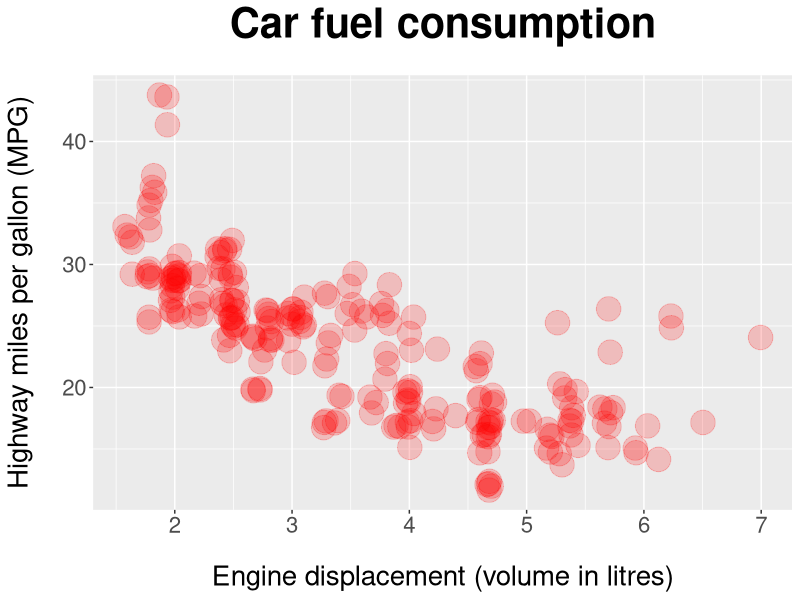
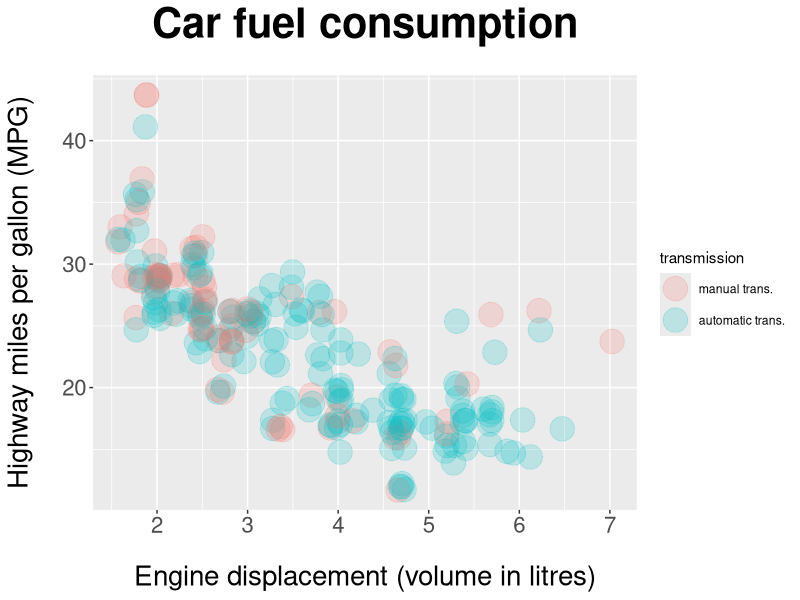
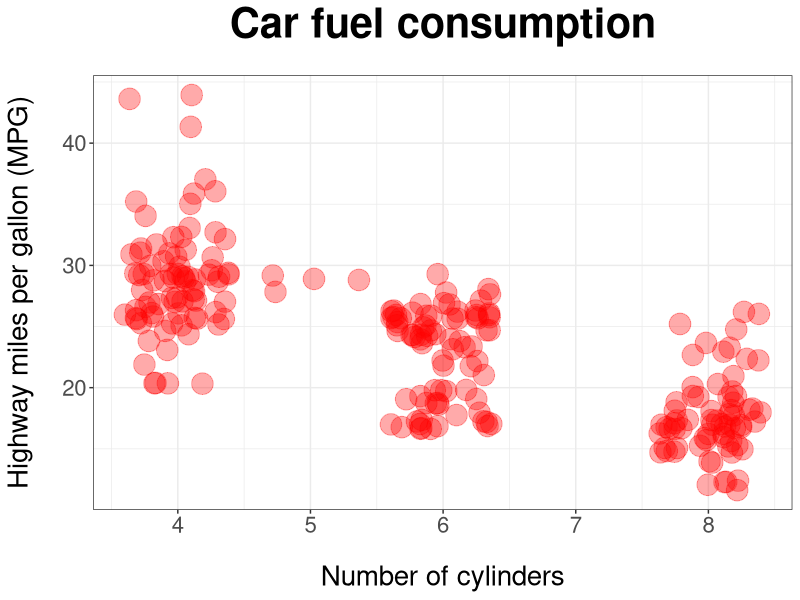
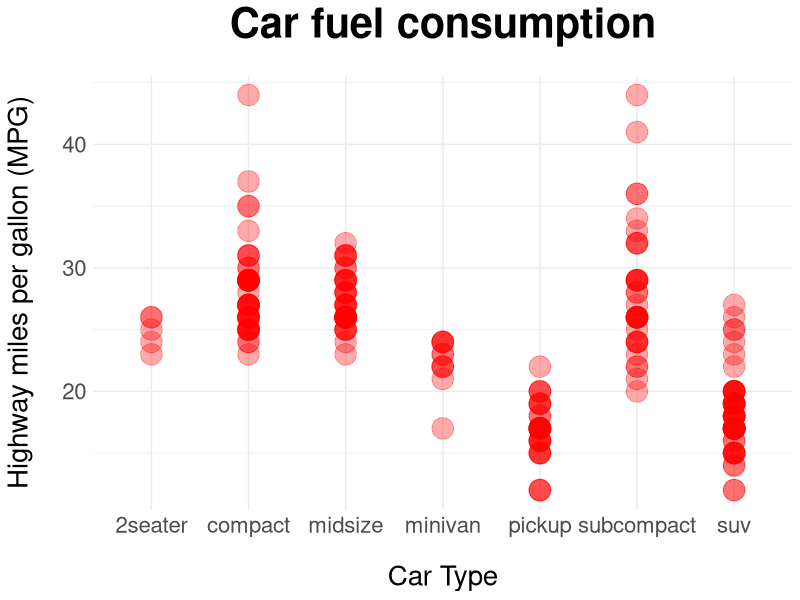
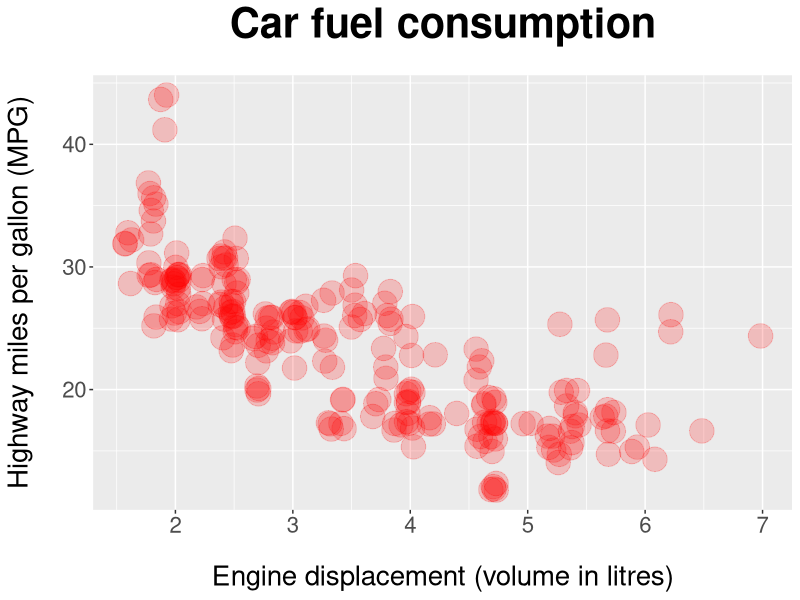
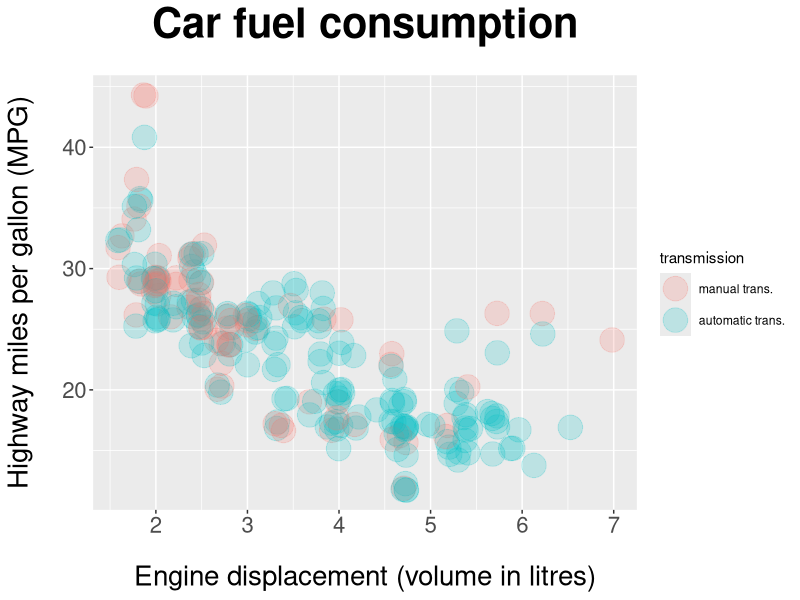
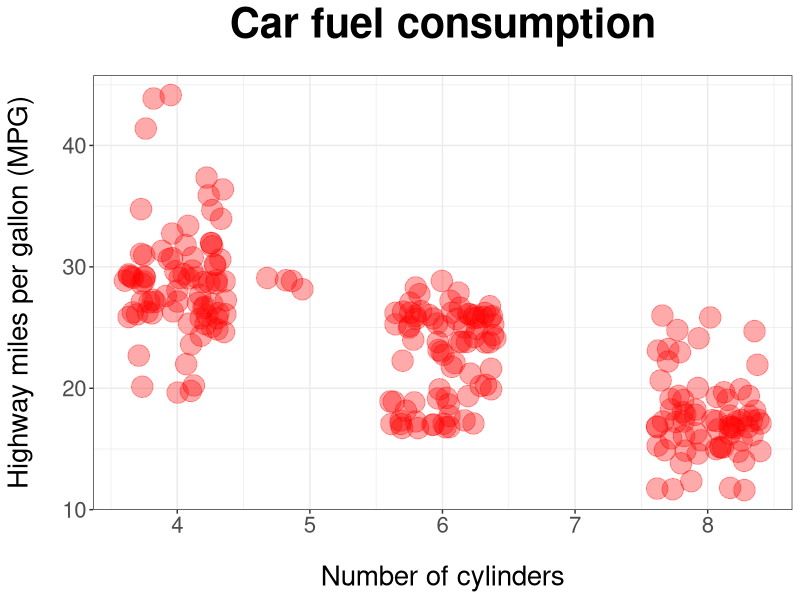
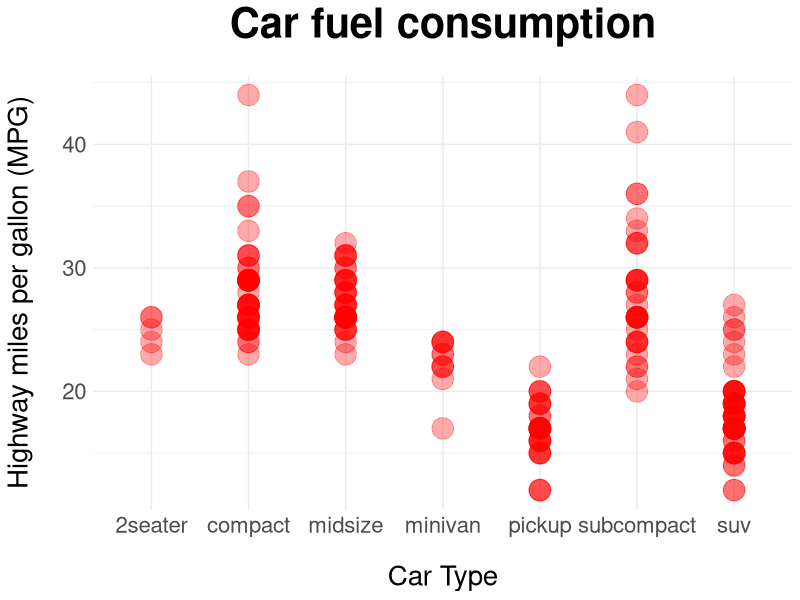

R code for these plots, in order:
## ---- chunk 1
knitr::opts_chunk$set(echo = TRUE, warning = FALSE, message = FALSE)

# Change working dir in RMarkdown cell
knitr::opts_knit$set(root.dir = 
'C:/Users/AC069015/kumc_applied_stats/data_824_data_viz_and_acquisition/1_intro_to_ggplot2'
)

library(dplyr)
library(ggplot2)

# assign cars fuel economy data to data frame
df <- ggplot2::mpg
## ---- chunk 2
fig <- ggplot(data = df, mapping = aes(x = displ, y = hwy)) +
  geom_point(size = 8, alpha = 1/5, position = "jitter", color = "red") +
  xlab("Engine displacement (volume in litres)") +
  ylab("Highway miles per gallon (MPG)") +
  ggtitle("Car fuel consumption") +
  theme(axis.text = element_text(size = 16),
        axis.title = element_text(size = 20),
        axis.title.y = element_text(margin = margin(t = 0, r = 20, b = 0, l = 0)),
        axis.title.x = element_text(margin = margin(t = 20, r = 0, b = 0, l = 0)),
        plot.title = element_text(size = 30, face = "bold", hjust = 0.5,
                                  margin = margin(t = 0, r = 0, b = 20, l = 0)),
        )

print(fig) # print plot
## ---- chunk 3
ggsave(
    filename = "images/01_assignment_fig1.png",
    units = "cm",
    width = 29.7,
    height = 21,
    dpi = 600
    )
## ---- chunk 4
# create new variable transmission from variable trans
df <- df %>%
    mutate(transmission = substr(trans, 1, 1)) %>%
    mutate(transmission = case_when(
        transmission == "a" ~ "automatic trans.",
        transmission == "m" ~ "manual trans.")
        ) %>%
    mutate(transmission = factor(transmission, levels = c("manual trans.", "automatic trans.")))
## ---- chunk 5
fig <- ggplot(data = df, mapping = aes(x = displ, y = hwy, color = transmission)) +
  geom_point(size = 8, alpha = 1/5, position = "jitter") +
  xlab("Engine displacement (volume in litres)") +
  ylab("Highway miles per gallon (MPG)") +
  ggtitle("Car fuel consumption") +
  theme(axis.text = element_text(size = 16),
        axis.title = element_text(size = 20),
        axis.title.y = element_text(margin = margin(t = 0, r = 20, b = 0, l = 0)),
        axis.title.x = element_text(margin = margin(t = 20, r = 0, b = 0, l = 0)),
        plot.title = element_text(size = 30, face = "bold", hjust = 0.5,
                                  margin = margin(t = 0, r = 0, b = 20, l = 0)),
        )

print(fig) # print plot
## ---- chunk 6
ggsave(
    filename = "images/01_assignment_fig2.png",
    units = "cm",
    width = 29.7,
    height = 21,
    dpi = 600
    )
## ---- chunk 7
fig <- ggplot(data = df, mapping = aes(x = cyl, y = hwy)) +
  geom_point(size = 7, alpha = 1/3, position = "jitter", color = "red") +
  xlab("Number of cylinders") +
  ylab("Highway miles per gallon (MPG)") +
  ggtitle("Car fuel consumption") +
  theme_bw() +
  theme(axis.text = element_text(size = 16),
        axis.title = element_text(size = 20),
        axis.title.y = element_text(margin = margin(t = 0, r = 20, b = 0, l = 0)),
        axis.title.x = element_text(margin = margin(t = 20, r = 0, b = 0, l = 0)),
        plot.title = element_text(size = 30, face = "bold", hjust = 0.5,
                                  margin = margin(t = 0, r = 0, b = 20, l = 0)),
        )

print(fig) # print plot
## ---- chunk 8
ggsave(
    filename = "images/01_assignment_fig3.png",
    units = "cm",
    width = 29.7,
    height = 21,
    dpi = 600
    )
## ---- chunk 9
fig <- ggplot(data = df, mapping = aes(x = class, y = hwy)) +
  geom_point(size = 7, alpha = 1/3, position = "nudge", color = "red") +
  xlab("Car Type") +
  ylab("Highway miles per gallon (MPG)") +
  ggtitle("Car fuel consumption") +
  theme_minimal() +
  theme(axis.text = element_text(size = 16),
        axis.title = element_text(size = 20),
        axis.title.y = element_text(margin = margin(t = 0, r = 20, b = 0, l = 0)),
        axis.title.x = element_text(margin = margin(t = 20, r = 0, b = 0, l = 0)),
        plot.title = element_text(size = 30, face = "bold", hjust = 0.5,
                                  margin = margin(t = 0, r = 0, b = 20, l = 0)),
        )

print(fig) # print plot
## ---- chunk 10
ggsave(
    filename = "images/01_assignment_fig4.png",
    units = "cm",
    width = 29.7,
    height = 21,
    dpi = 600
    )
